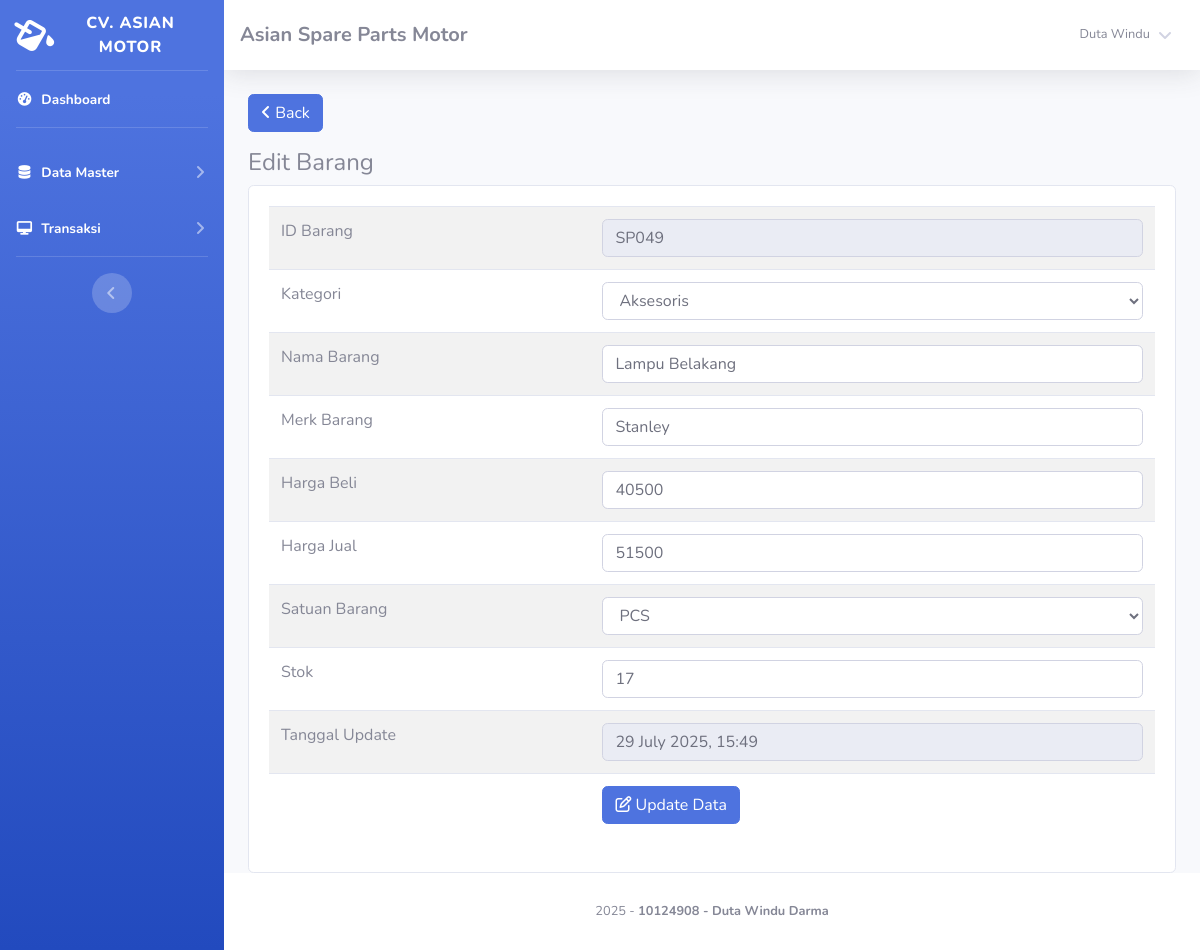
Page /index.php?page=barang/edit&barang=SP049 (signed in) on the committed database.
### tables this page shows
CREATE TABLE `member` (
  `id_member` int(11) NOT NULL,
  `nm_member` varchar(255) NOT NULL,
  `alamat_member` text NOT NULL,
  `telepon` varchar(255) NOT NULL,
  `email` varchar(255) NOT NULL,
  `NIK` text NOT NULL
);

CREATE TABLE `barang` (
  `id` int(11) NOT NULL,
  `id_barang` varchar(255) NOT NULL,
  `id_kategori` int(11) NOT NULL,
  `nama_barang` text NOT NULL,
  `merk` varchar(255) NOT NULL,
  `harga_beli` varchar(255) NOT NULL,
  `harga_jual` varchar(255) NOT NULL,
  `satuan_barang` varchar(255) NOT NULL,
  `stok` text NOT NULL,
  `tgl_input` varchar(255) NOT NULL,
  `tgl_update` varchar(255) DEFAULT NULL
);

CREATE TABLE `kategori` (
  `id_kategori` int(11) NOT NULL,
  `nama_kategori` varchar(255) NOT NULL,
  `tgl_input` varchar(255) NOT NULL
);

### function/view.php (called while the page is built, shortened)
<?php
class view
{
    protected $db;
    public function __construct($db)
    {
        $this->db = $db;
    }
    public function member_edit($id)
    {
        $sql = "select member.*, login.*
                from member inner join login on member.id_member = login.id_member
                where member.id_member= ?";
        $row = $this-> db -> prepare($sql);
        $row -> execute(array($id));
        $hasil = $row -> fetch();
        return $hasil;
    }
    public function kategori()
    {
        $sql = "select*from kategori";
        $row = $this-> db -> prepare($sql);
        $row -> execute();
        $hasil = $row -> fetchAll();
        return $hasil;
    }
    public function barang_edit($id)
    {
        $sql = "select barang.*, kategori.id_kategori, kategori.nama_kategori
                from barang inner join kategori on barang.id_kategori = kategori.id_kategori
                where id_barang=?";
        $row = $this-> db -> prepare($sql);
        $row -> execute(array($id));
        $hasil = $row -> fetch();
        return $hasil;
    }
}

### view/barang/edit/index.php (the view, shortened to what this page needs)
 <?php
	$id = $_GET['barang'];
	$hasil = $lihat -> barang_edit($id);
?>
 <a href="index.php?page=barang" class="btn btn-primary mb-3"><i class="fa fa-angle-left"></i> Back </a>
 <h4>Edit Barang</h4>
<div class="card card-body">
	<div class="table-responsive">
		<table class="table table-striped">
			<form action="function/edit.php?barang=edit" method="POST">
				<tr>
					<td>ID Barang</td>
					<td><input type="text" readonly="readonly" class="form-control" value="<?php echo $hasil['id_barang'];?>"
							name="id"></td>
				</tr>
				<tr>
					<td>Kategori</td>
					<td>
						<select name="kategori" class="form-control">
							<option value="<?php echo $hasil['id_kategori'];?>"><?php echo $hasil['nama_kategori'];?></option>
							<?php  $kat = $lihat -> kategori(); foreach($kat as $isi){ 	?>
							<option value="<?php echo $isi['id_kategori'];?>"><?php echo $isi['nama_kategori'];?></option>
							<?php }?>
						</select>
					</td>
				</tr>
				<tr>
					<td>Nama Barang</td>
					<td><input type="text" class="form-control" value="<?php echo $hasil['nama_barang'];?>" name="nama"></td>
				</tr>
				<tr>
					<td>Merk Barang</td>
					<td><input type="text" class="form-control" value="<?php echo $hasil['merk'];?>" name="merk"></td>
				</tr>
				<tr>
					<td>Harga Beli</td>
					<td><input type="number" class="form-control" value="<?php echo $hasil['harga_beli'];?>" name="beli"></td>
				</tr>
				<tr>
					<td>Harga Jual</td>
					<td><input type="number" class="form-control" value="<?php echo $hasil['harga_jual'];?>" name="jual"></td>
				</tr>
				<tr>
					<td>Satuan Barang</td>
					<td>
						<select name="satuan" class="form-control">
							<option value="<?php echo $hasil['satuan_barang'];?>"><?php echo $hasil['satuan_barang'];?>
							</option>
						</select>
					</td>
				</tr>
				<tr>
					<td>Stok</td>
					<td><input type="number" class="form-control" value="<?php echo $hasil['stok'];?>" name="stok"></td>
				</tr>
				<tr>
					<td>Tanggal Update</td>
					<td><input type="text" readonly="readonly" class="form-control" value="<?php echo  date("j F Y, G:i");?>"
							name="tgl"></td>
				</tr>
				<tr>
					<td></td>
					<td><button class="btn btn-primary"><i class="fa fa-edit"></i> Update Data</button></td>
				</tr>
			</form>
		</table>
	</div>
</div>

### view/sidebar.php (shortened to what this page needs)
<?php
    $id = $_SESSION['admin']['id_member'];
    $hasil_profil = $lihat -> member_edit($id);
?>
<ul class="navbar-nav bg-gradient-primary sidebar sidebar-dark accordion" id="accordionSidebar">
    <a class="sidebar-brand d-flex align-items-center justify-content-center" href="index.php">
        <div class="sidebar-brand-icon rotate-n-15">
            <i class="fas fa-fill-drip"></i>
        </div>
        <div class="sidebar-brand-text mx-3">CV. Asian Motor<sup></sup></div>
    </a>
    <hr class="sidebar-divider my-0">
    <li class="nav-item active">
        <a class="nav-link" href="index.php">
            <i class="fas fa-fw fa-tachometer-alt"></i>
            <span>Dashboard</span></a>
    </li>
    <hr class="sidebar-divider">
    <li class="nav-item active">
        <a class="nav-link collapsed" href="#" data-toggle="collapse" data-target="#collapseTwo" aria-expanded="true"
            aria-controls="collapseTwo">
            <i class="fas fa-fw fa-database"></i>
            <span>Data Master</span>
        </a>
    </li>
     <li class="nav-item active">
        <a class="nav-link collapsed" href="#" data-toggle="collapse" data-target="#collapse3" aria-expanded="true"
            aria-controls="collapse3">
            <i class="fas fa-fw fa-desktop"></i>
            <span>Transaksi</span>
        </a>
    </li>
    <hr class="sidebar-divider d-none d-md-block">
    <div class="text-center d-none d-md-inline">
        <button class="rounded-circle border-0" id="sidebarToggle"></button>
    </div>
</ul>
<div id="content-wrapper" class="d-flex flex-column">
    <div id="content">
        <nav class="navbar navbar-expand navbar-light bg-white topbar mb-4 static-top shadow">
            <h5 class="d-lg-block d-none mt-2"><b>Asian Spare Parts Motor</b></h5>
            <ul class="navbar-nav ml-auto">
                <li class="nav-item dropdown no-arrow">
                    <a class="nav-link dropdown-toggle" href="#" id="userDropdown" role="button" data-toggle="dropdown"
                        aria-haspopup="true" aria-expanded="false">
                        <span
                            class="mr-2 d-none d-lg-inline text-gray-600 small ml-2"><?php echo $hasil_profil['nm_member'];?></span>
                        <i class="fas fa-angle-down"></i>
                    </a>
                </li>
            </ul>
        </nav>
        <div class="container-fluid">

### rows in the picture
barang: id "SP049", kategori "Aksesoris", nama "Lampu Belakang", merk "Stanley", beli "40500", jual "51500", satuan "PCS", stok "17"

### other values in the picture
$hasil_profil['nm_member'] "Duta Windu"
